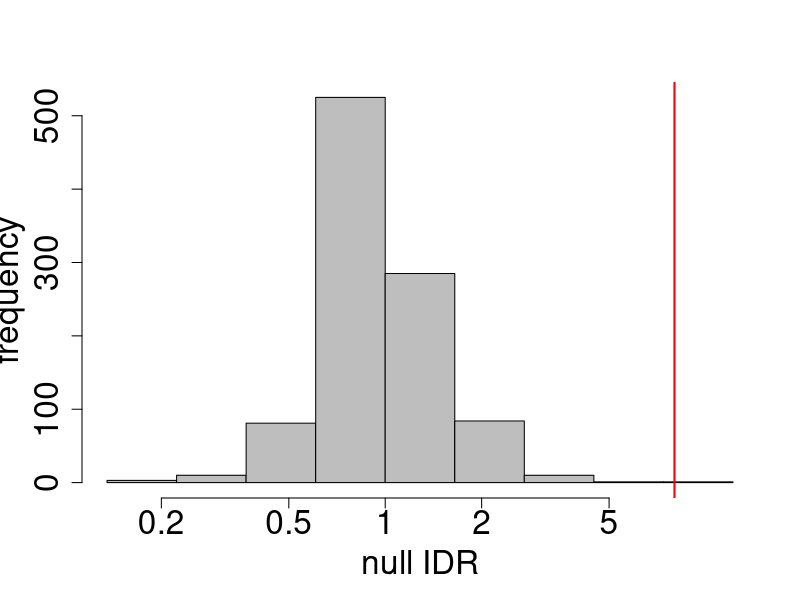
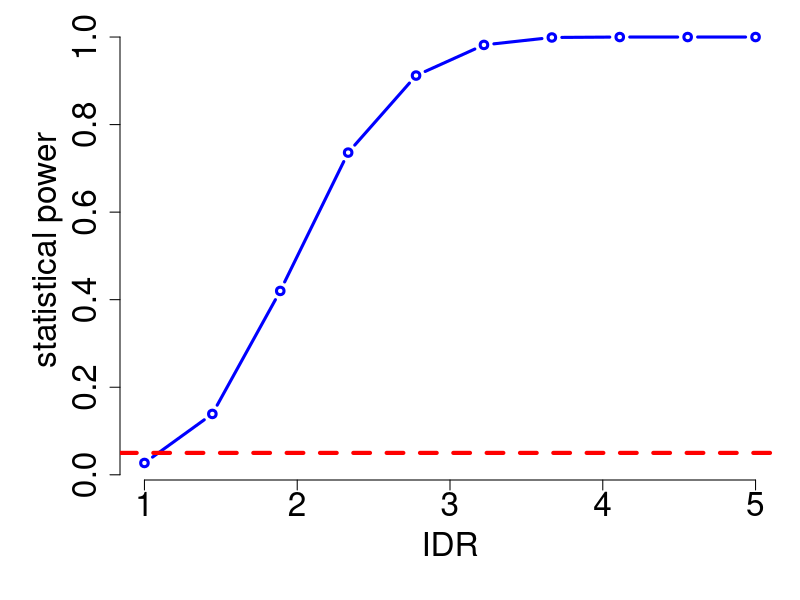

Recreate these plots in R, in order.
## Does having HIV affect TB

set.seed(1)
n <- 200 ## sample size
hivstatus <- rep(c(0,1), each = n/2)
table(hivstatus)
tbIncRate <- c(.05, .15)
myDat <- data.frame(hiv = hivstatus, tb = NA)
numPerms <- 999

myDat$tb <- rbinom(n, 1, prob = rep(tbIncRate, each = n/2))
xtabs(~hiv + tb, myDat)
idr <- function(dat) with(dat, mean(tb[hiv==1])/mean(tb[hiv==0]))
Null_IDR_Vector <- rep(NA, numPerms)
for(ii in 1:numPerms) {
    permDat <- myDat
    permDat$tb <- sample(permDat$tb, n)
    xtabs(~hiv + tb, permDat)
    Null_IDR_Vector[ii] <- idr(permDat)
}
idr(myDat)
Full_IDR_Vector <- c(Null_IDR_Vector, idr(myDat))
par('ps' = 24)
hist(log(Full_IDR_Vector), 
     xlab = 'null IDR', ylab = 'frequency', bty = 'n',
     col = 'gray', main = '', xaxt='n')
axis(1, at = log(c(.2,.5,1,2,5)), lab = c(.2,.5,1,2,5))
abline(v = log(idr(myDat)), col = 'red', lwd =2)
2*min(mean(Full_IDR_Vector >= idr(myDat)), mean(Full_IDR_Vector <= idr(myDat)))


pValFxn <- function(FullVector, ObsVal)
    2*min(mean(FullVector >= ObsVal), mean(FullVector <= ObsVal))

trueIDRvals <- seq(1, 5, l = 10)
noHIV_tb_inc <- .05
n <- 500 ## sample size
hivstatus <- rep(c(0,1), each = n/2)
numSims <- 1000
numPerms <- 999
powerChiSqVector <- rep(NA, length(trueIDRvals))

for(rr in 1:length(trueIDRvals)) {
    print(paste0('on IDR ', rr, ' of ', length(trueIDRvals)))
    trueIDR <- trueIDRvals[rr]
    ## Power Analysis
    tbIncRate <- c(noHIV_tb_inc, trueIDR * noHIV_tb_inc)
    myDat <- data.frame(hiv = hivstatus, tb = NA)
    pValueVectorChiSq <- pValueVector <- rep(NA, numSims)
    for(jj in 1:numSims) {
        if(jj %% 20 == 0) print(paste0('on simulation ', jj, ' of ', numSims))
        myDat$tb <- rbinom(n, 1, prob = rep(tbIncRate, each = n/2))
        ## Null_IDR_Vector <- rep(NA, numPerms)
        ## for(ii in 1:numPerms) {
        ##     permDat <- myDat
        ##     permDat$tb <- sample(permDat$tb, n)
        ##     Null_IDR_Vector[ii] <- idr(permDat)
        ## }
        ## Full_IDR_Vector <- c(Null_IDR_Vector, idr(myDat))
        ## pValueVector[jj] <- pValFxn(Full_IDR_Vector, idr(myDat))
        myTab <- xtabs(~hiv + tb, myDat)
        chisqResult <- chisq.test(myTab)
        pValueVectorChiSq[jj] <- chisqResult$p.value
        ## if(pValueVector[jj] > 1) browser()
    }
    ## debug(pValFxn)
    ## undebug(pValFxn)
    ## pValueVector
    ## pValueVectorChiSq
    ## plot(data.frame(pValueVector, pValueVectorChiSq))
    ## abline(a = 0, b = 1)
    ## power <- mean(pValueVector <= .05)
    powerChiSqVector[rr] <- mean(pValueVectorChiSq <= .05)
}

par(mar = c(6,6,1,1))
powerTable <- data.frame(idr = trueIDRvals, power = powerChiSqVector)
plot(powerTable, xlab = 'IDR', ylab = 'statistical power', main = '',
     type = 'b',
     col = 'blue',
     lwd = 3,
     bty = 'n')
abline(h=.05, col = 'red', lty = 2, lwd = 4)
